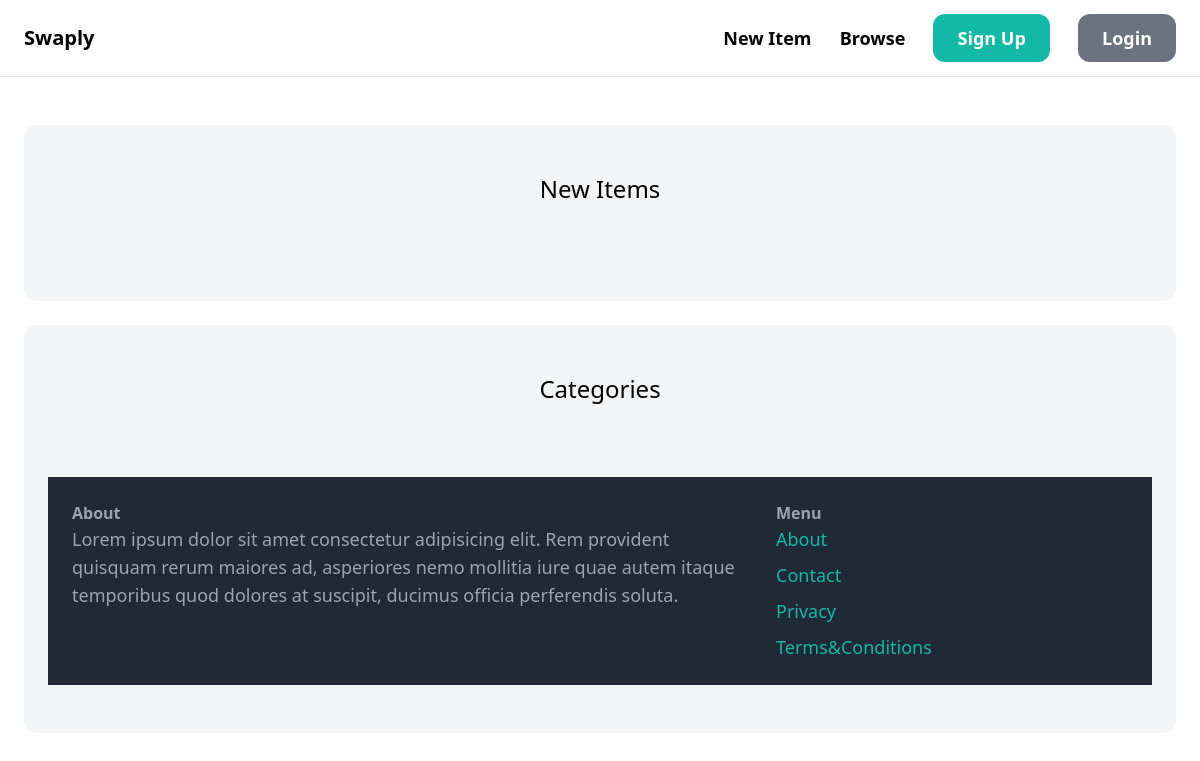
The app's page /, older data.
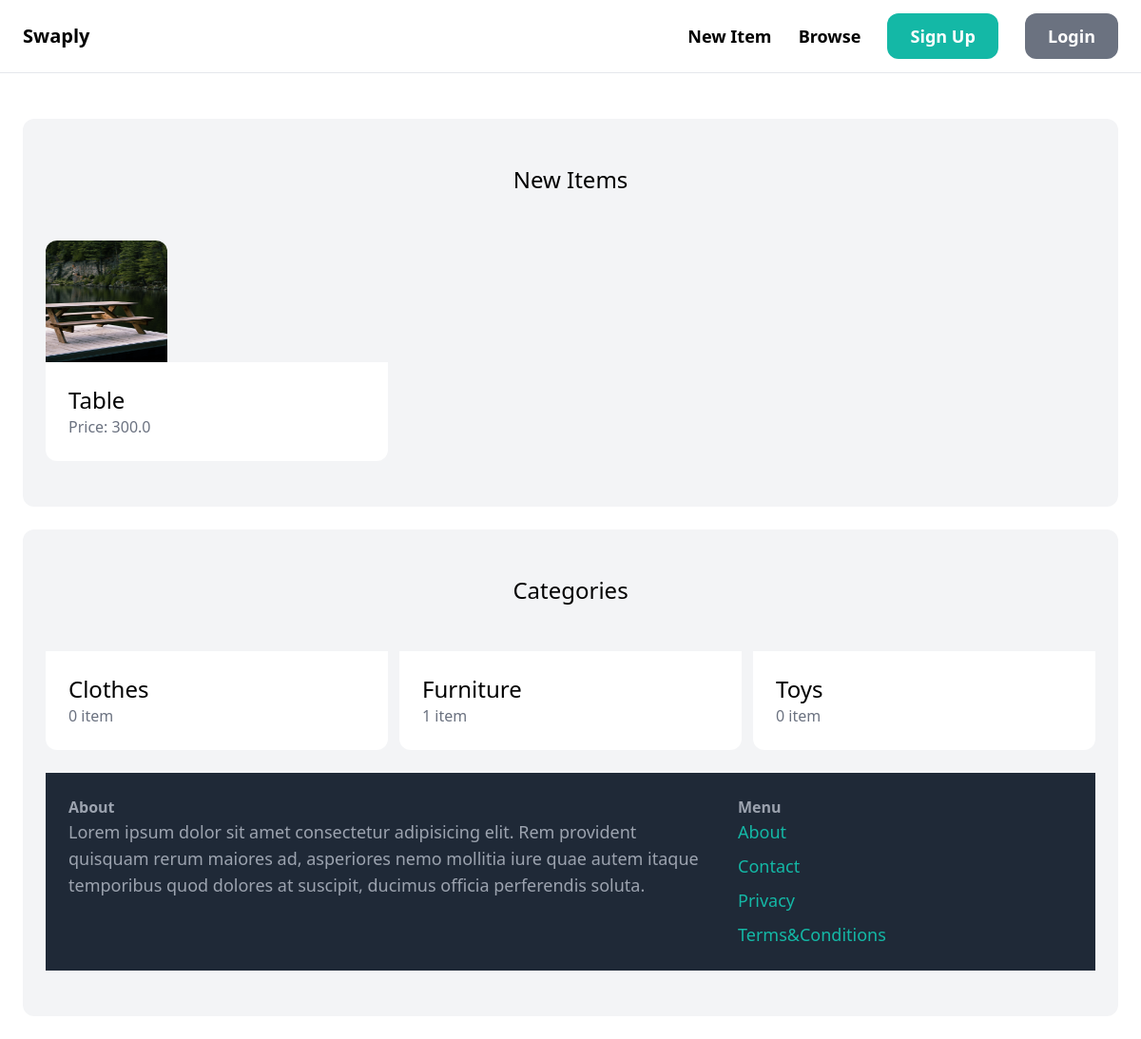
The same page, newer data.
### Items/models.py (models this page shows, shortened)
class Item(models.Model):
    category = models.ForeignKey(Category, related_name='items', on_delete=models.CASCADE)
    name = models.CharField(max_length=255)
    description = models.TextField(blank=True, null=True)
    price = models.FloatField()
    image = models.ImageField(upload_to='item_images', blank=True, null=True)
    is_sold = models.BooleanField(default=False)
    created_at = models.DateTimeField(auto_now_add=True)
    created_by = models.ForeignKey(User, related_name='items', on_delete=models.CASCADE)

class Category(models.Model):
    name = models.CharField(max_length=255)
    class Meta:
        ordering = ('name',)
        verbose_name_plural = 'Categories'

### core/views.py (the view)
# urls.py: path('', index, name='index'),
def index(request):
    items = Item.objects.filter(is_sold=False)[0:6]
    categories = Category.objects.all()
    context = {'categories': categories, 'items': items}
    return render(request, 'core/index.html', context)

### core/templates/core/index.html (shortened to what this page needs)
{% extends 'core/base.html' %}
{% block content %}
    <div class="mt-6 px-6 py-12 bg-gray-100 rounded-xl">
        <h2 class="mb-12 text-2xl text-center">New Items</h2>
        <div class="grid grid-cols-3 gap-3">
            {% for item in items %}
            <div>
                <a href="http://">
                 <div>
                     <img src="{{ item.image.url }}" class="rounded-t-xl w-32 h-32">
                 </div>
                 <div class="p-6 bg-white rounded-b-xl">
                     <h2 class="text-2xl">{{ item.name }}</h2>
                     <p class="text-gray-500">Price: {{  item.price}}</p>
                 </div>
                </a>
             </div>
            {% endfor %}
        </div>
    </div>
    <div class="mt-6 px-6 py-12 bg-gray-100 rounded-xl">
        <h2 class="mb-12 text-2xl text-center">Categories</h2>
        <div class="grid grid-cols-3 gap-3 mb-6">
            {% for category in categories %}
            <div>
                <a href="http://">
                 <div class="p-6 bg-white rounded-b-xl">
                     <h2 class="text-2xl">{{ category.name }}</h2>
                     {% if category.items.count > 1 %}
                     <p class="text-gray-500">{{  category.items.count}} items</p>
                     {% else %}
                     <p class="text-gray-500">{{  category.items.count}} item</p>
                     {% endif%}
                 </div>
                </a>
             </div>
             {% endfor %}
{% endblock content %}

Row changes from the older to the newer data that the page shows:
added Item: image (picture), name "Table", price "300.0"
added Category: name "Clothes", items.count "0"
added Category: name "Furniture", items.count "1"
added Category: name "Toys", items.count "0"
